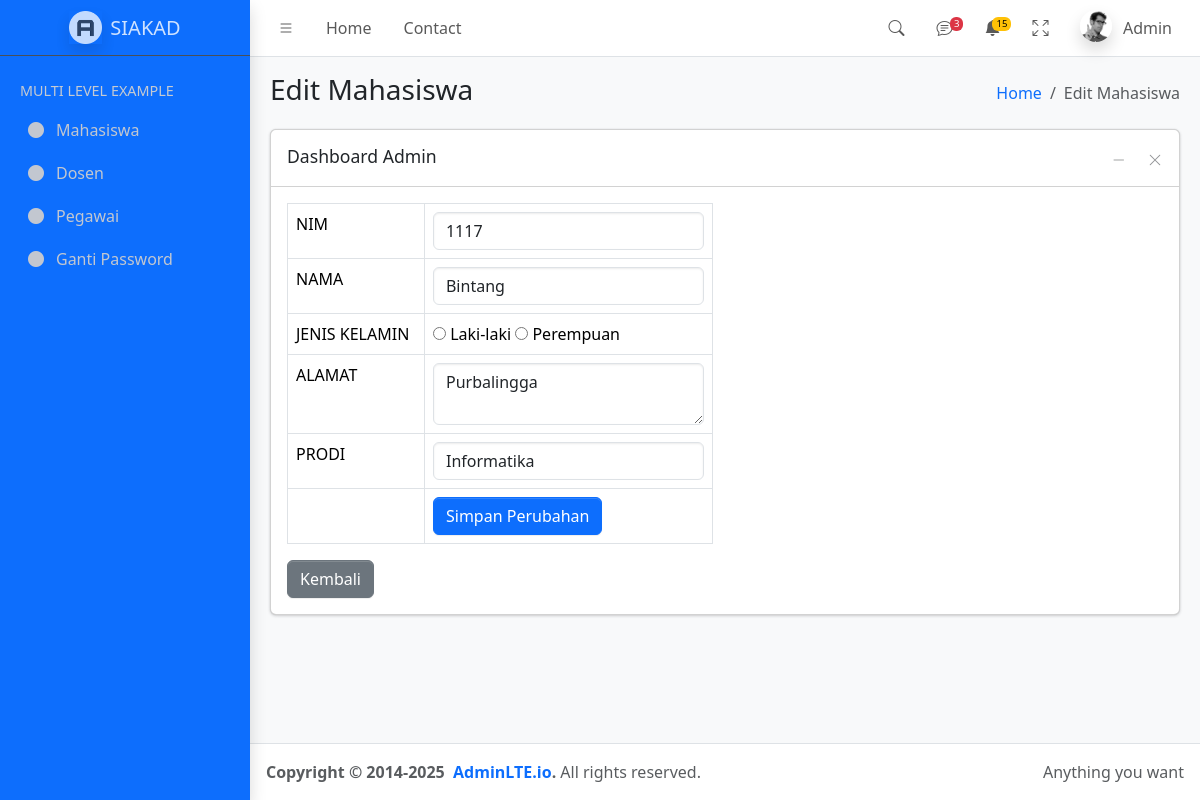
/admin/?p=edit-mhs&id=1 (signed in), run on the app's committed database.
### tables this page shows
CREATE TABLE `mhs` (
  `id` int NOT NULL,
  `nim` varchar(12) NOT NULL,
  `nama` varchar(50) NOT NULL,
  `gender` enum('P','L') NOT NULL,
  `alamat` text NOT NULL,
  `prodi` int NOT NULL,
  `waktu` datetime NOT NULL
);

### admin/edit-mahasiswa.php (the view, shortened to what this page needs)
<?php
$idx=$_GET['id'];
require_once "../config.php";
$sql="select * from mhs where id='$idx'";
$data=$db->query($sql);
?>
<main class="app-main">
        <div class="app-content-header">
          <div class="container-fluid">
            <div class="row">
              <div class="col-sm-6"><h3 class="mb-0">Edit Mahasiswa</h3></div>
              <div class="col-sm-6">
                <ol class="breadcrumb float-sm-end">
                  <li class="breadcrumb-item"><a href="#">Home</a></li>
                  <li class="breadcrumb-item active" aria-current="page">Edit Mahasiswa</li>
                </ol>
              </div>
            </div>
          </div>
        </div>
        <div class="app-content">
          <div class="container-fluid">
            <div class="row">
              <div class="col-12">
                <div class="card">
                  <div class="card-header">
                    <h3 class="card-title">Dashboard Admin</h3>
                    <div class="card-tools">
                      <button type="button" class="btn btn-tool" data-lte-toggle="card-collapse">
                        <i data-lte-icon="collapse" class="bi bi-dash-lg"></i>
                      </button>
                      <button
                        type="button"
                        class="btn btn-tool"
                        data-lte-toggle="card-remove"
                        title="Remove"
                      >
                        <i class="bi bi-x-lg"></i>
                      </button>
                    </div>
                  </div>
                  <div class="card-body">
                    <div class="row">
                      <div class="col-md-6">
                        <form method="post" action="#">
<table class="table table-bordered">
<?php
foreach($data as $d){
  if($d['gender']=="L"){
    $jkL="Laki-laki";
  }
  else{
    $jkP="Perempuan";
  }
  echo"<tr><td>NIM</td><td><input type='number' name='nim' value='$d[nim]' class='form-control'></td></tr>";
  echo"<tr><td>NAMA</td><td><input type='text' name='nama' value='$d[nama]' class='form-control'></tr>";
  echo"<tr><td>JENIS KELAMIN</td><td><input type='radio' name='jk' value='L' $jkL> Laki-laki
  <input type='radio' name='jk' value='P' $jkP> Perempuan</td></tr>";
  echo"<tr><td>ALAMAT</td><td><textarea class='form-control' name='alamat'>$d[alamat]</textarea></td></tr>";
  echo"<tr><td>PRODI</td><td><select name='prodi' class='form-control'>
                    <option></option>
                    <option value='1'"; if($d['prodi']==1) {echo "selected";}echo">Informatika</option>
                    <option value='2'"; if($d['prodi']==2) {echo "selected";}echo">Arsitektur</option>
                    <option value='3'"; if($d['prodi']==3) {echo "selected";}echo">Ilmu Lingkungan</option>
  </select></td></tr>";
  echo"<tr><td></td><td>
  <input type='submit' name='simpanEdit' value='Simpan Perubahan' class='btn btn-primary'>
  </td></tr>";
}
?>
</table>
<a href="./?p=mahasiswa" class="btn btn-secondary">Kembali</a>
</div>
                      </div>
                    </div>
                  </div>
                </div>
              </div>
            </div>
          </div>
      </main>

### data on the page
mhs: nim "1117", nama "Bintang", alamat "Purbalingga", prodi "Informatika"
